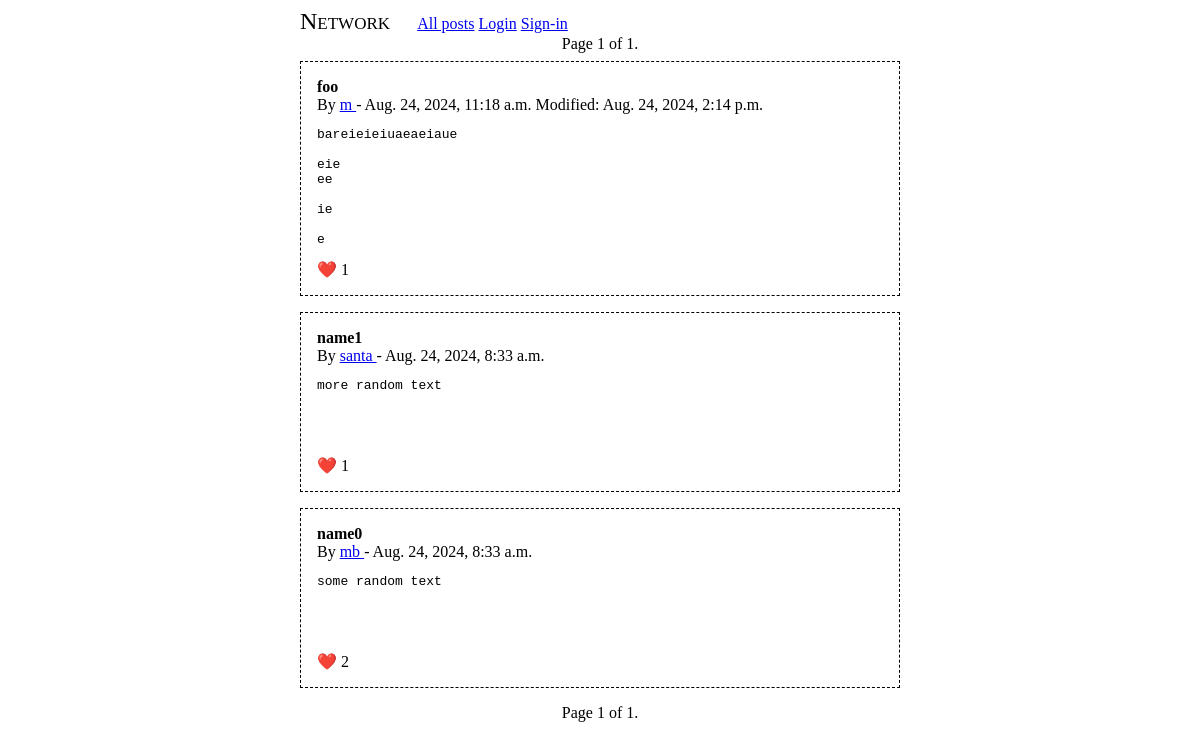
/, run on an earlier commit of the app's database.
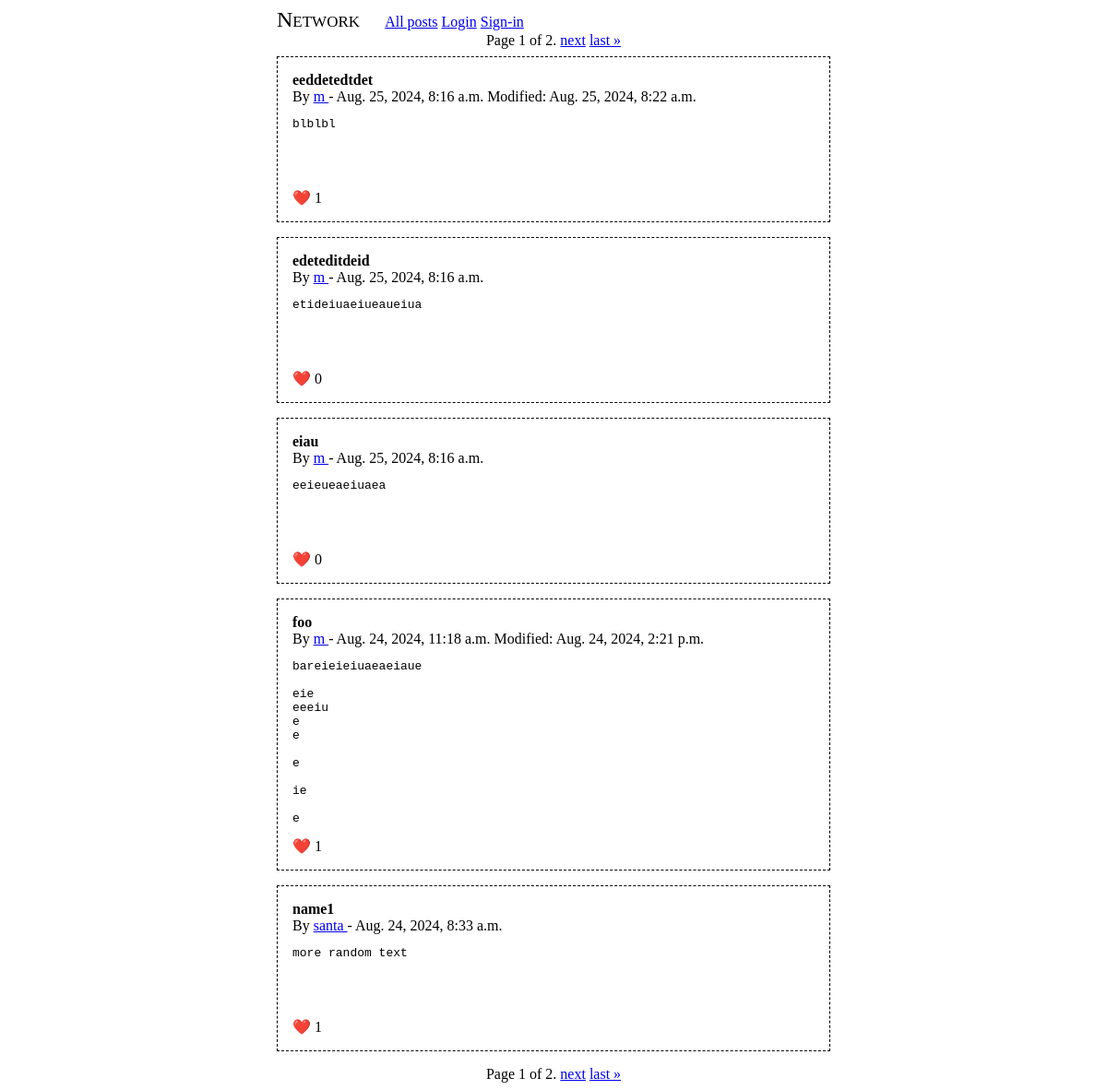
And on a later commit of the database.
### network/models.py (models this page shows, shortened)
class Post(models.Model):
	owner   = models.ForeignKey(settings.AUTH_USER_MODEL, on_delete=models.CASCADE)
	name    = models.CharField(max_length=120)
	content = models.TextField()
	cdate   = models.DateTimeField("creation date",     blank=True)
	mdate   = models.DateTimeField("modification date", blank=True)
	likers  = models.ManyToManyField(settings.AUTH_USER_MODEL, related_name="likes")
	@property
	def nlikes(self):
		return len(self.likers.all())

class User(AbstractBaseUser):
	username_validator = UnicodeUsernameValidator()
	username        = models.CharField(
		_("username"),
		max_length=150,
		unique=True,
		help_text=_(
			"Required. 150 characters or fewer. Letters, digits and @/./+/-/_ only."
		),
		validators=[username_validator],
		error_messages={
			"unique": _("A user with that username already exists."),
		},
	)
	email           = models.EmailField(_("email address"), blank=True)
	USERNAME_FIELD  = "username"
	EMAIL_FIELD     = "email"
	REQUIRED_FIELDS = ["email"]
	objects = UserManager()
	class Meta:
		verbose_name        = _("user")
		verbose_name_plural = _("users")
	follows = models.ManyToManyField("self", symmetrical=False, related_name="followers")

### network/views.py (the view, shortened to what this page needs)
# urls.py: path('',                 views.HomeView.as_view(),      name='home'),
class HomeView(generic.ListView):
	template_name       = "network/posts.html"
	paginate_by         = 5
	model               = Post
	def get_queryset(self):
		return Post.objects.order_by("-cdate")
	def get_context_data(self, **kwargs):
		context          = super().get_context_data(**kwargs)
		context['form']  = PostForm(auto_id=False)
		return context

### network/templates/network/posts.html (shortened to what this page needs)
{% extends "network/main.html" %}
{% block content %}
{% include "network/posts-pagination.html" %}
{% for post in page_obj %}
	{% include "network/post.html" %}
{% endfor %}
{% include "network/posts-pagination.html" %}
{% endblock %}

### network/templates/network/main.html (shortened to what this page needs)
<!DOCTYPE>
<html>
	<head>
	<body>
		<nav>
			<span class="sitename">Network</span>
			<a href="{% url 'network:home' %}">All posts</a>
			{% if user.is_authenticated %}
				<a href="{% url 'network:following' %}">Following</a>
				<a href="{% url 'network:profile' user.pk %}">Profile</a>
				<a href="{% url 'network:logout'    %}">Logout</a>
				<a href="{% url 'network:signout'   %}">Sign-out</a>
			{% else %}
				<a href="{% url 'network:login'    %}">Login</a>
				<a href="{% url 'network:signin'   %}">Sign-in</a>
			{% endif %}
		</nav>
	{% block content %}{% endblock %}
	</body>
</html>

### network/templates/network/posts-pagination.html (shortened to what this page needs)
<div class="pagination">
	<span class="step-links">
		<span class="current">
			Page {{ page_obj.number }} of {{ page_obj.paginator.num_pages }}.
		</span>
		{% if page_obj.has_next %}
			<a href="?page={{ page_obj.next_page_number }}">next</a>
			<a href="?page={{ page_obj.paginator.num_pages }}">last &raquo;</a>
		{% endif %}
	</span>
</div>

### network/templates/network/post.html (shortened to what this page needs)
<div class="post">
	<div>
		<span class="name">{{ post.name }}</span>
	</div>
	<div>
		By <span class="author">
			<a href="{% url 'network:profile' post.owner.id %}">
				{{ post.owner }}
			</a>
		</span> -
		<span class="cdate">{{ post.cdate }}</span>
		{% if post.mdate != post.cdate %}
		<span>
			Modified: <span class="mdate">{{ post.mdate }}</span>
		</span>
		{% endif %}
	</div>
	<pre class="content">{{ post.content }}</pre>
	{% if user.is_authenticated %}
		<a class="like-link" href="{% url 'network:like' post.id %}">
			❤️
		</a> <span name="nlikes">{{ post.nlikes }}</span>
	{% else %}
		❤️ {{ post.nlikes }}
	{% endif %}
</div>

### network/templates/network/main.html (style rules this page uses)
body { width : 50%; margin-left : 25%; margin-right : 25%; }
.name { font-weight : bold; }
.post { margin-bottom : 1em; padding : 1em; border : 1px dashed; }
.sitename { font-variant-caps : small-caps; font-size : 1.5em; margin-right : 1em; }
.new-form .content, .content { width : 100%; min-height : 5em; }
.pagination { text-align : center; margin-bottom : 0.5em; }

What changed in the data, as far as the page shows it:
no longer on this page (row unchanged): Post: name "name0", owner "mb", cdate "Aug. 24, 2024, 8:33 a.m.", content "some random text", nlikes "2"
added Post: name "eeddetedtdet", owner "m", cdate "Aug. 25, 2024, 8:16 a.m.", mdate "Aug. 25, 2024, 8:22 a.m.", content "blblbl", nlikes "1"
added Post: name "edeteditdeid", owner "m", cdate "Aug. 25, 2024, 8:16 a.m.", content "etideiuaeiueaueiua", nlikes "0"
added Post: name "eiau", owner "m", cdate "Aug. 25, 2024, 8:16 a.m.", content "eeieueaeiuaea", nlikes "0"
changed Post "foo": mdate "Aug. 24, 2024, 2:14 p.m." → "Aug. 24, 2024, 2:21 p.m."; content "bareieieiuaeaeiaue eie ee ie e" → "bareieieiuaeaeiaue eie eeeiu e e e ie e"
Also different on the page:
{{ page_obj.paginator.num_pages }}: "1 1" → "2 2"
text now shown: "next next last » last »"
